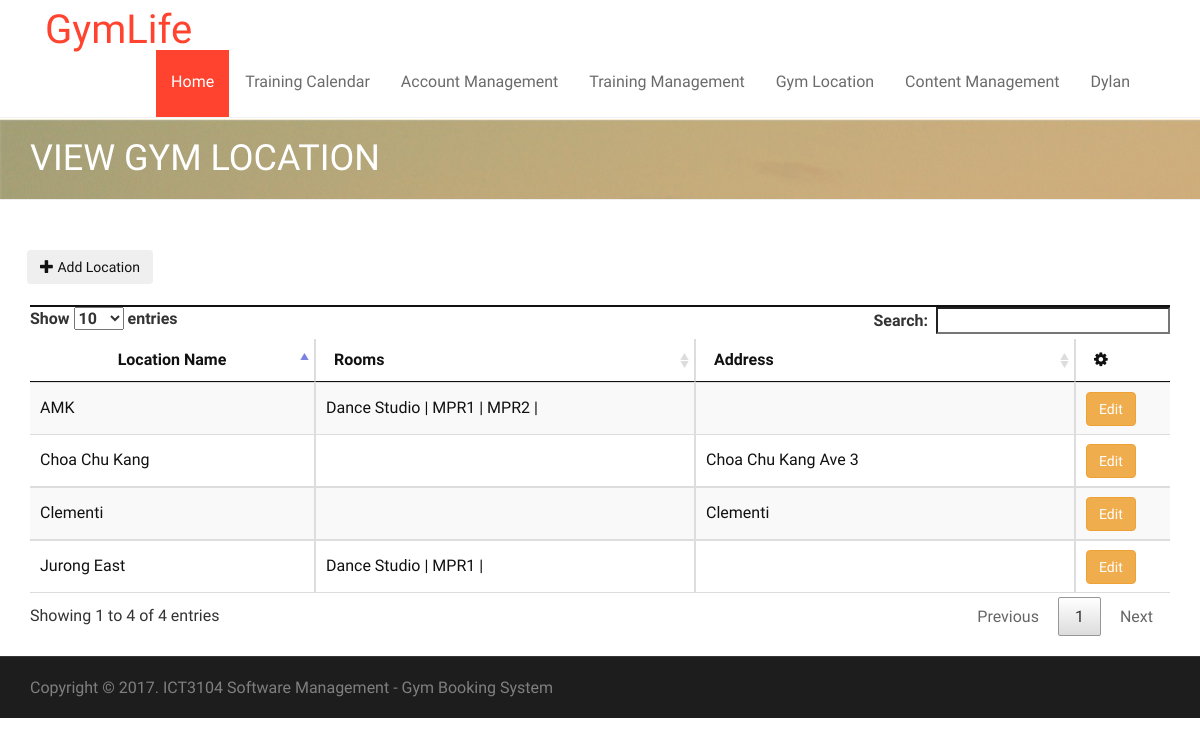
The page /admin/gymlocation.php (signed in) on the database its author committed.
### tables this page shows
CREATE TABLE `gyms` (
  `locationID` int(11) NOT NULL,
  `locationName` varchar(255) NOT NULL,
  `locationCapacity` int(11) NOT NULL,
  `locationAddress` varchar(255) NOT NULL
);

CREATE TABLE `rooms` (
  `roomID` int(11) NOT NULL,
  `locationID` int(11) NOT NULL,
  `roomName` varchar(255) NOT NULL,
  `roomCapacity` int(11) NOT NULL
);

### db.class.php (called while the page is built, shortened)
<?php
class DB {
  protected static $mdb = null;
  public static function getMDB() {
    $mdb = DB::$mdb;
    if ($mdb === null) {
      $mdb = DB::$mdb = new MeekroDB();
    }
    return $mdb;
  }
  public static function query() { $args = func_get_args(); return call_user_func_array(array(DB::getMDB(), 'query'), $args); }
}
class MeekroDB {
  public $encoding = 'latin1';
  public $param_char = '%';
  public $named_param_seperator = '_';
  public $connect_options = array(MYSQLI_OPT_CONNECT_TIMEOUT => 30);
  public $internal_mysql = null;
  public function __construct($host=null, $user=null, $password=null, $dbName=null, $port=null, $encoding=null) {
    if ($encoding === null) $encoding = DB::$encoding;
    $this->encoding = $encoding;
  }
  public function get() {
    $mysql = $this->internal_mysql;
    if (!($mysql instanceof MySQLi)) {
      $mysql = new mysqli();
      foreach ($this->connect_options as $key => $value) {
        $mysql->options($key, $value);
      }
      $mysql->set_charset($this->encoding);
      $this->internal_mysql = $mysql;
    }
    return $mysql;
  }
  protected function preparseQueryParams() {
    $args = func_get_args();
    $sql = trim(strval(array_shift($args)));
    $args_all = $args;
    if (count($args_all) == 0) return array($sql);
    $param_char_length = strlen($this->param_char);
    $named_seperator_length = strlen($this->named_param_seperator);
    $types = array(
      $this->param_char . 'll',
      $this->param_char . 'ls',
      $this->param_char . 'l',
      $this->param_char . 'li',
      $this->param_char . 'ld',
      $this->param_char . 'lb',
      $this->param_char . 'lt',
      $this->param_char . 's',
      $this->param_char . 'i',
      $this->param_char . 'd',
      $this->param_char . 'b',
      $this->param_char . 't',
      $this->param_char . '?',
      $this->param_char . 'ss'
    );
    $posList = array();
    foreach ($types as $type) {
      $lastPos = 0;
      while (($pos = strpos($sql, $type, $lastPos)) !== false) {
        $lastPos = $pos + 1;
        $posList[$pos] = $type;
      }
    }
    ksort($posList);
    $chunkyQuery = array();
    $pos_adj = 0;
    foreach ($posList as $pos => $type) {
      $type = substr($type, $param_char_length);
      $length_type = strlen($type) + $param_char_length;
      $new_pos = $pos + $pos_adj;
      $new_pos_back = $new_pos + $length_type;
      $arg_number_length = 0;
      if ($arg_number_length = strspn($sql, '0123456789', $new_pos_back)) {
        $arg_number = substr($sql, $new_pos_back, $arg_number_length);
        if (! array_key_exists($arg_number, $args_all)) $this->nonSQLError("Non existent argument reference (arg $arg_number): $sql");
        $arg = $args_all[$arg_number];
      } else {
        $arg = array_shift($args);
      }
      if ($new_pos > 0) $chunkyQuery[] = substr($sql, 0, $new_pos);
      if (is_object($arg) && ($arg instanceof WhereClause)) {
        list($clause_sql, $clause_args) = $arg->textAndArgs();
        array_unshift($clause_args, $clause_sql);
        $preparsed_sql = call_user_func_array(array($this, 'preparseQueryParams'), $clause_args);
        $chunkyQuery = array_merge($chunkyQuery, $preparsed_sql);
      } else {
        $chunkyQuery[] = array('type' => $type, 'value' => $arg);
      }
      $sql = substr($sql, $new_pos_back + $arg_number_length);
      $pos_adj -= $new_pos_back + $arg_number_length;
    }
    return $chunkyQuery;
  }
  protected function escape($str) { return "'" . $this->get()->real_escape_string(strval($str)) . "'"; }
  protected function parseQueryParams() {
    $args = func_get_args();
    $chunkyQuery = call_user_func_array(array($this, 'preparseQueryParams'), $args);
    $query = '';
    $array_types = array('ls', 'li', 'ld', 'lb', 'll', 'lt');
    foreach ($chunkyQuery as $chunk) {
      if (is_string($chunk)) {
        $query .= $chunk;
        continue;
      }
      $type = $chunk['type'];
      $arg = $chunk['value'];
      $result = '';
      if ($type != '?') {
        $is_array_type = in_array($type, $array_types, true);
      }
      if ($type == 's') $result = $this->escape($arg);
      $query .= $result;
    }
    return $query;
  }
  protected function prependCall($function, $args, $prepend) { array_unshift($args, $prepend); return call_user_func_array($function, $args); }
  public function query() { $args = func_get_args(); return $this->prependCall(array($this, 'queryHelper'), $args, 'assoc'); }
  protected function queryHelper() {
    $args = func_get_args();
    $type = array_shift($args);
    $db = $this->get();
    $is_buffered = true;
    $row_type = 'assoc';
    $full_names = false;
    $sql = call_user_func_array(array($this, 'parseQueryParams'), $args);
    $result = $db->query($sql, $is_buffered ? MYSQLI_STORE_RESULT : MYSQLI_USE_RESULT);
    $return = array();
    while ($row = ($row_type == 'assoc' ? $result->fetch_assoc() : $result->fetch_row())) {
      $return[] = $row;
    }
    return $return;
  }
}
?>

### admin/gymlocation.php (the view, shortened to what this page needs)
<!doctype html>
<html lang="en">
    <head>
        <link rel="stylesheet" href="../asset/bootstrap/css/bootstrap.min.css" type="text/css">
        <link rel="stylesheet" href="../asset/font-awesome/css/font-awesome.min.css" type="text/css">
        <link rel="stylesheet" href="../asset/css/owl.carousel.css" type="text/css">
        <link rel="stylesheet" href="../asset/css/owl.theme.css" type="text/css">
        <link rel="stylesheet" href="../asset/css/owl.transitions.css" type="text/css">
        <link rel="stylesheet" type="text/css" href="../asset/css/animate.css">
        <link rel="stylesheet" type="text/css" href="../asset/css/lightbox.css">
        <link rel="stylesheet" type="text/css" href="../asset/css/style.css">
        <link rel="stylesheet" type="text/css" href="../asset/css/responsive.css">
        <link rel="stylesheet" type="text/css" href="../asset/css/table.css">
        <link rel="stylesheet" href="../asset/plugins/sweetalert-master/sweet-alert.css">
        <link rel="stylesheet" href="../asset/plugins/DataTables/css/jquery.dataTables.css">
    </head>
    <body>
        <?php require_once('../header.php'); ?>
        <div class="page-header">
            <div class="overlay">
                <div class="container">
                    <div class="row">
                        <div class="col-md-12">
                            <h1>View Gym Location</h1>
                        </div>
                    </div>
                </div>
            </div>
        </div>
        <section id="about-section" class="about-section">
            <div class="container">
                <div class="row">
				&nbsp;&nbsp;&nbsp;<button type="button" class="btn" onclick="location.href='addLocation.php'"><span class="glyphicon glyphicon-plus"></span>  Add Location</button>
				<br><br>
				<div class="col-md-12">
                        <div class="panel panel-default panel-table">
                            <div class="panel-heading">
                            </div>
                            <div class="panel-body">
                                <table id="locations" class="table table-striped table-bordered table-list" width="100%">
                                    <thead>
                                        <tr>
                                            <th class="col-md-3">Location Name</th>
                                            <th class="col-md-4">Rooms</th>
                                            <th class="col-md-4">Address</th>
											<th class="col-md-1" data-sortable="false"><em class="fa fa-cog"></th>
                                        </tr>
                                    </thead>
                                    <tbody>
                                        <?php
                                        $record = DB::query("SELECT * FROM gyms ORDER BY locationName");
                                        foreach ($record as $locationRow) {
                                            echo "<tr>";
                                            echo "<td>" . $locationRow['locationName'] . "</td>";
											$newRecord = DB::query("SELECT roomName FROM rooms WHERE locationID =%s", $locationRow['locationID']);
											echo "<td>";
											foreach ($newRecord as $roomRow) {
												echo $roomRow['roomName'] ." | ";
											}
											echo "</td>";
											echo "<td>" . $locationRow['locationAddress'] . "</td>";
											echo "<td>";
											 echo "<button class='btn btn-warning' onclick=\"location.href ='editLocation.php?id=" . $locationRow['locationID'] . "' \">Edit</button> &nbsp;";
                                            echo "</tr>";
                                        }
                                        ?>
                                    </tbody>
                                </table>
                            </div>
                        </div>
                    </div>
				</div>
            </div>
        <div id="copyright-section" class="copyright-section">
            <div class="container">
                <div class="row">
                    <div class="col-md-7">
                        <div class="copyright">
                            Copyright © 2017. ICT3104 Software Management - Gym Booking System</a>
                        </div>
                    </div>
                </div>
            </div>
        </div>
</body>
</html>

### asset/css/lightbox.css (style rules this page uses)
body:after { content: url(../images/close.png) url(../images/loading.gif) url(../images/prev.png) url(../images/next.png); display: none; }

### asset/css/style.css (style rules this page uses)
body { font-family: 'PT Sans Narrow', Arial, sans-serif; font-size: 16px; color: #111; line-height: 21px; -webkit-font-smoothing: antialiased !important; -moz-osx-font-smoothing: grayscale !important; text-rendering: optimizeLegibility !important; font-smoothing: antialiased !important; vertical-align: baseline; }
h1, h2, h3, h4, h5, h6 { font-family: 'Oswald', Arial, sans-serif; font-weight: 400; text-transform: uppercase; margin-top: 0; margin-bottom: 0; }
.page-header { background: url(../images/banner.jpg) no-repeat; padding: 20px 0; margin-top: 1px; }
.page-header h1 { color: #fff; }
#about-section { padding-top: 30px; padding-bottom: 130px; //background: url(../images/parallax/bg-01.jpg) no-repeat; background-size: cover; background-position: center; }
.panel { border-radius: 0; border: none !important; box-shadow: none !important }
.panel-default > .panel-heading { background: transparent; border: 1px solid #111; border-radius: none; font-weight: 400; }
.panel-body { padding: 15px 10px; border: none !important; color: #111; font-size: 16px; background-color: transparent !important; }
.panel-heading { padding: 0; border-top-left-radius: 0; border-top-right-radius: 0; }
.copyright-section { border-top: 1px solid #363636; font-size: 12px; padding: 20px 0; background: #1d1d1d; color: #7f7f7f; }
.copyright { font-size: 16px; }

### asset/css/table.css (style rules this page uses)
.panel-table .panel-body { padding:0; }
.panel-table .panel-body .table-bordered { border-style: none; margin:0; }
.panel-table .panel-body .table-bordered > thead > tr > th:first-of-type { text-align:center; width: 100px; }
.panel-table .panel-body .table-bordered > thead > tr > th:last-of-type, .panel-table .panel-body .table-bordered > tbody > tr > td:last-of-type { border-right: 0px; }
.panel-table .panel-body .table-bordered > thead > tr > th:first-of-type, .panel-table .panel-body .table-bordered > tbody > tr > td:first-of-type { border-left: 0px; }
.panel-table .panel-body .table-bordered > tbody > tr:first-of-type > td { border-bottom: 0px; }
.panel-table .panel-body .table-bordered > thead > tr:first-of-type > th { border-top: 0px; }
.panel-table .panel-body .table-bordered > tbody > tr > td { line-height: 34px; }

### rows shown on the page
gyms: locationName "AMK"
rooms: roomName "Dance Studio"
rooms: roomName "MPR1"
rooms: roomName "MPR2"
gyms: locationName "Choa Chu Kang", locationAddress "Choa Chu Kang Ave 3"
gyms: locationName "Clementi", locationAddress "Clementi"
gyms: locationName "Jurong East"

### other values the page prints
$_SESSION['name'] "Dylan"
